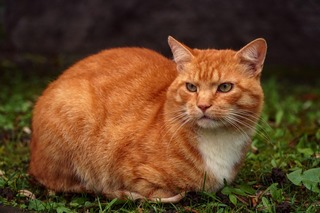
#> input picture TOMD-py/cat_small.jpg, 320 x 213 px
$ jupyter execute tomd_lab7.ipynb
#> lines starting #> are read from the running program, lines starting #| are printed output that depends on the picture
[cell 1]
import matplotlib.pyplot as plt
from skimage.color import rgb2gray
import skimage
import numpy as np
import scipy.signal
import pylab
from mpl_toolkits.mplot3d import Axes3D

[cell 2]
img = plt.imread('cat_small.jpg', 'jpg')
#> img is the input picture: shape (213, 320, 3); mean R, G, B 99.6, 67.4, 38.4
gray_img = rgb2gray(img)
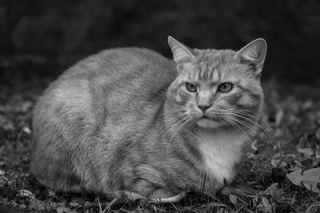
#> gray_img: shape (213, 320) float64; min 0.000833, max 0.817, mean 0.283

[cell 3]
fig, axes = plt.subplots(1, 2, figsize=(12, 6))
ax = axes.ravel()

ax[0].imshow(img)
ax[0].set_title("Original")
ax[1].imshow(gray_img, cmap=plt.cm.gray)
ax[1].set_title("Grayscale")

fig.tight_layout()
plt.show()
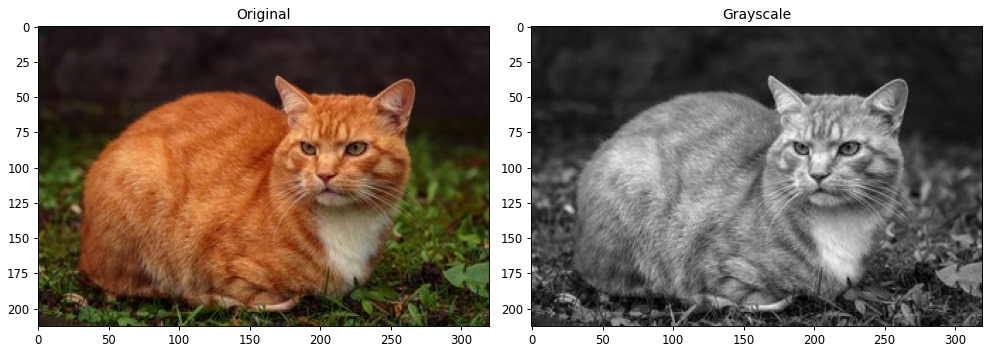
#> figure drawn by matplotlib, 2 panels

[cell 4]
noise = skimage.util.random_noise(gray_img, mode='gaussian', mean=0, var=0.02)
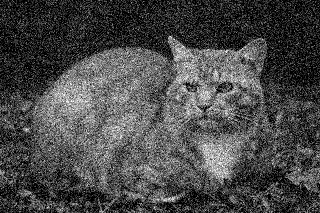
#> noise: shape (213, 320) float64; min 0, max 1, mean 0.291

[cell 5]
plt.imshow(noise, cmap=plt.cm.gray)
plt.show()

[cell 6]
order = 5
cutoff = .8

[cell 7]
f1 = np.array(np.arange(-order + 1, order + 1, 2) / order)
f2 = np.array(np.arange(-order + 1, order + 1, 2) / order)

x, y = np.meshgrid(f1, f2)

[cell 8]
Hd = np.zeros((order, order))
d = np.where(np.sqrt(x * x + y * y) < cutoff)
Hd[d] = 1

Hd

[cell 9]
# H = scipy.signal.sepfir2d(Hd, f1, f2)

[cell 10]
# Hd = np.zeros((7, 7), dtype=np.float64)
# Hd[2:5, 2:5] = np.ones((3, 3), np.float64)

[cell 11]
# [6 lines of commented-out code are left out]

[cell 12]
# H = np.array([
#         [0, 0, 0, -0.0039, 0, 0, 0],
#         [0, 0.0008, 0.0065, 0.0105, 0.0065, 0.0008, 0],
#         [0, 0.0065, 0.0597, 0.1059, 0.0597, 0.0065, 0],
#         [-0.0039, 0.0105, 0.1059, 0.1837, 0.1059, 0.0105, -0.0039],
#         [0, 0.0065, 0.0597, 0.1059, 0.0597, 0.0065, 0],
#         [0, 0.0008, 0.0065, 0.0105, 0.0065, 0.0008, 0],
#         [0, 0, 0, -0.0039, 0, 0, 0]
# ])

[cell 13]
fig = plt.figure(figsize=(6, 6))          #create a canvas, tell matplotlib it's 3d
ax = fig.add_subplot(111, projection='3d')
ax.bar3d(x.flatten(), y.flatten(), np.zeros(25), 0.5, 0.5, Hd.flatten(), zsort='average')
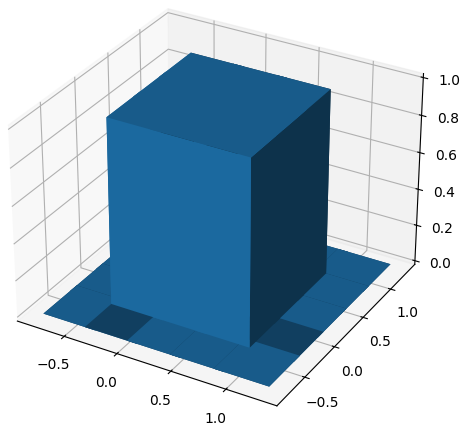
#> figure drawn by matplotlib, 1 panel

[cell 14]
fig = pylab.figure()
axes = Axes3D(fig, auto_add_to_figure=False)
fig.add_axes(axes)

axes.plot_surface(x, y, Hd)
pylab.show()
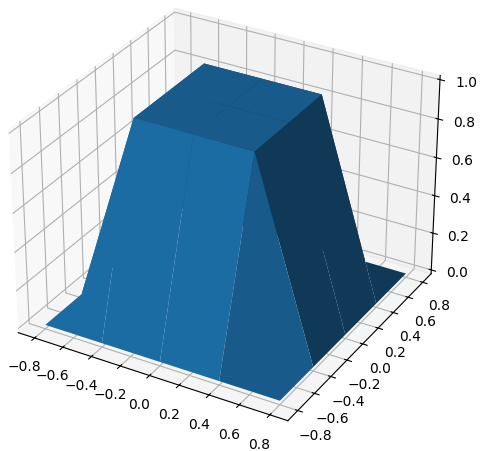
#> figure drawn by matplotlib, 1 panel

[cell 15]
filter_img = scipy.signal.convolve2d(noise, Hd)
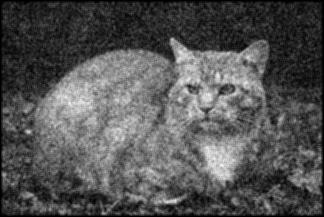
#> filter_img: shape (217, 324) float64; min 0, max 7.73, mean 2.54; drawn with min black and max white

[cell 16]
fig, axes = plt.subplots(1, 2, figsize=(12, 6))
ax = axes.ravel()

ax[0].imshow(noise, cmap=plt.cm.gray)
ax[0].set_title("Gaussian noise")
ax[1].imshow(filter_img, cmap=plt.cm.gray)
ax[1].set_title("filter")

fig.tight_layout()
plt.show()
plt.show()

[cell 17]
noise = skimage.util.random_noise(gray_img, mode='s&p')
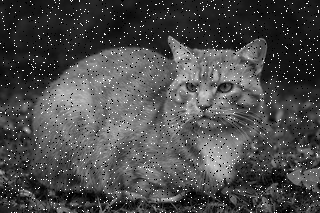
#> noise: shape (213, 320) float64; min 0, max 1, mean 0.294
filter_img = scipy.signal.convolve2d(noise, Hd)
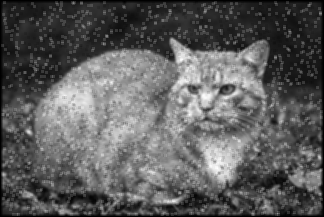
#> filter_img: shape (217, 324) float64; min 0, max 7.06, mean 2.56; drawn with min black and max white

[cell 18]
fig, axes = plt.subplots(1, 2, figsize=(12, 6))
ax = axes.ravel()

ax[0].imshow(noise, cmap=plt.cm.gray)
ax[0].set_title("solt & paper niose")
ax[1].imshow(filter_img, cmap=plt.cm.gray)
ax[1].set_title("filter")

fig.tight_layout()
plt.show()

[cell 19]
filter_img = scipy.signal.medfilt2d(gray_img)
#> filter_img: shape (213, 320) float64

[cell 20]
fig, axes = plt.subplots(1, 2, figsize=(12, 6))
ax = axes.ravel()

ax[0].imshow(scipy.signal.convolve2d(gray_img, Hd), cmap=plt.cm.gray)
ax[0].set_title("original")
ax[1].imshow(filter_img, cmap=plt.cm.gray)
ax[1].set_title("filter")

fig.tight_layout()
plt.show()
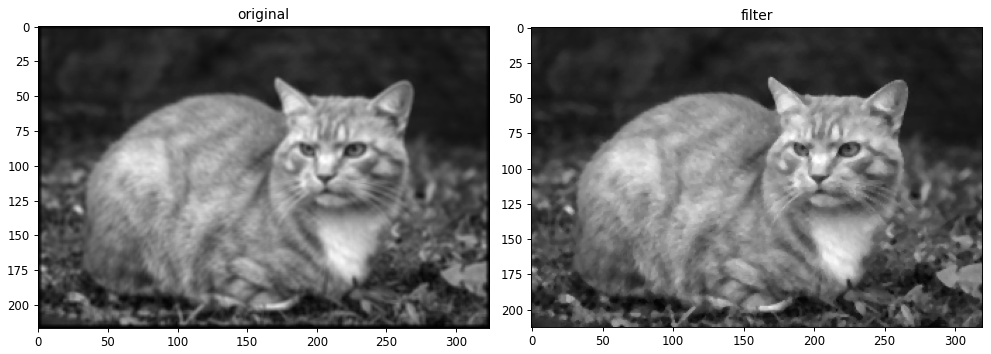
#> figure drawn by matplotlib, 2 panels
